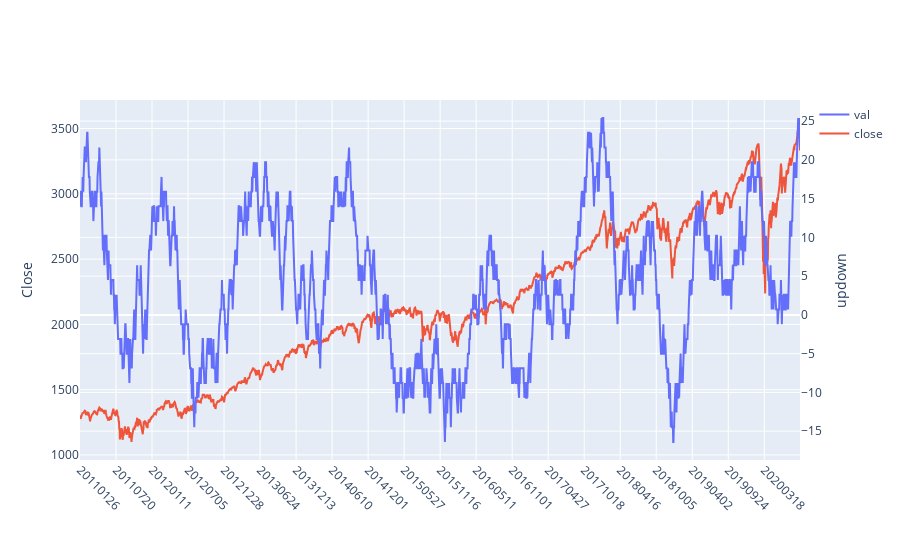

Notebook code cell kept with this figure:
### Code cell
r=100
vals = df_es_strat.prev_updown.rolling(r).sum().values
prev_updowns = df_es_strat.prev_updown.values
next_updowns = df_es_strat.next_updown.values
dates = df_es_strat.settle_date
df5 = pd.DataFrame(
    {
        'date':dates[r:],
        'val':vals[r:],
        'prev_updown':prev_updowns[r:],
        'next_updown':prev_updowns[r:],
        'close':df_es_strat.close.values[r:],
    }
)
iplot(
    plotly_plot(
        df5[['date','val','close']],
        x_column='date',yaxis2_cols=['val'],
        y_left_label='Close',y_right_label='updown'
    )
)

### Figure 1 — Plotly figure (JSON) as saved in the notebook; plotly's stock layout.template omitted (floating-point values rounded to 4 significant figures; data arrays with more than 128 entries replaced by an {"elided": "..."} marker saying what was removed)
{"data": [{"name": "val", "type": "scatter", "x": {"elided": "2420 int values"}, "y": {"elided": "2420 float values"}, "yaxis": "y2"}, {"name": "close", "type": "scatter", "x": {"elided": "2420 int values"}, "y": {"elided": "2420 float values"}, "yaxis": "y"}], "layout": {"autosize": true, "hovermode": "x", "margin": {"b": 100}, "modebar": {"bgcolor": "grey", "orientation": "v"}, "spikedistance": 1000, "title": {"x": 0.5, "xanchor": "center", "y": 0.9, "yanchor": "top"}, "xaxis": {"showspikes": true, "spikedash": "solid", "spikemode": "toaxis+across", "spikethickness": 1, "tickangle": 45, "ticktext": [20110126, 20110720, 20120111, 20120705, 20121228, 20130624, 20131213, 20140610, 20141201, 20150527, 20151116, 20160511, 20161101, 20170427, 20171018, 20180416, 20181005, 20190402, 20190924, 20200318], "tickvals": [20110126, 20110720, 20120111, 20120705, 20121228, 20130624, 20131213, 20140610, 20141201, 20150527, 20151116, 20160511, 20161101, 20170427, 20171018, 20180416, 20181005, 20190402, 20190924, 20200318], "type": "category"}, "yaxis": {"showspikes": true, "spikedash": "solid", "spikemode": "toaxis+across", "spikethickness": 1, "title": {"text": "Close"}}, "yaxis2": {"overlaying": "y", "side": "right", "title": {"text": "updown"}}}}
